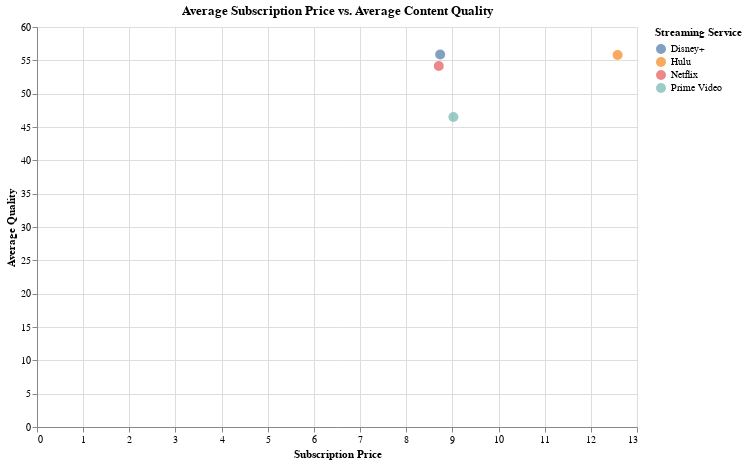

This figure's notebook cell:
### Code cell
# Calculate the average subscription price over time for each streaming service
average_prices = all_services_price_history.groupby('Streaming Service')['Subscription Price'].mean().reset_index()

# Merge with the average quality DataFrame
pricing_quality_data_avg = average_prices.merge(avg_quality_df, on='Streaming Service')

# Scatter plot using Altair
quality_price_chart_avg = alt.Chart(pricing_quality_data_avg).mark_circle(size=100).encode(
    x='Subscription Price:Q',
    y='Average Quality:Q',
    color='Streaming Service:N',
    tooltip=['Streaming Service', 'Subscription Price', 'Average Quality']
).properties(
    title='Average Subscription Price vs. Average Content Quality',
    width=600,
    height=400
)

quality_price_chart_avg

### Figure 1 — Vega-Lite specification as saved in the notebook (floating-point values rounded to 4 significant figures)
{"config": {"view": {"continuousWidth": 300, "continuousHeight": 300}}, "data": {"name": "data-84641641332d6f22cc81b5e7b937aef5"}, "mark": {"type": "circle", "size": 100}, "encoding": {"color": {"field": "Streaming Service", "type": "nominal"}, "tooltip": [{"field": "Streaming Service", "type": "nominal"}, {"field": "Subscription Price", "type": "quantitative"}, {"field": "Average Quality", "type": "quantitative"}], "x": {"field": "Subscription Price", "type": "quantitative"}, "y": {"field": "Average Quality", "type": "quantitative"}}, "height": 400, "title": "Average Subscription Price vs. Average Content Quality", "width": 600, "$schema": "https://vega.github.io/schema/vega-lite/v5.8.0.json", "datasets": {"data-84641641332d6f22cc81b5e7b937aef5": [{"Streaming Service": "Disney+", "Subscription Price": 8.735, "Average Quality": 55.86}, {"Streaming Service": "Hulu", "Subscription Price": 12.58, "Average Quality": 55.8}, {"Streaming Service": "Netflix", "Subscription Price": 8.705, "Average Quality": 54.14}, {"Streaming Service": "Prime Video", "Subscription Price": 9.022, "Average Quality": 46.51}]}}
